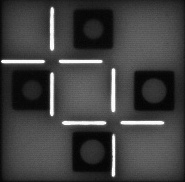
#> input picture data1/1.JPG, 185 x 182 px
$ python -i function.py   (imports and definitions only)
#> lines starting #> are read from the running program, lines starting #| are printed output that depends on the picture
#> further down, picture is the input picture: shape (182, 185, 3); min 2, max 255, mean 63.8
import cv2 as cv
import numpy as np
import random

def sobel_gra(image):
    im = image.copy()
    # 求X方向梯度
    sobelx = cv.Scharr(im, cv.CV_64F, 1, 0)
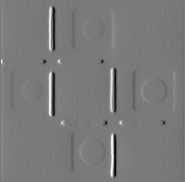
#> sobelx: shape (182, 185, 3) float64; min -3199, max 3472, mean 2.9; drawn with min black and max white
    gradx = cv.convertScaleAbs(sobelx)  # 由于算完的图像有正有负，所以对其取绝对值
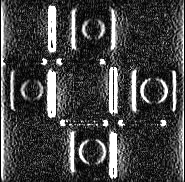
#> gradx: shape (182, 185, 3); min 0, max 255, mean 66.5
    # 求Y方向梯度
    sobely = cv.Scharr(im, cv.CV_64F, 0, 1)
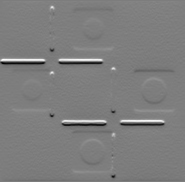
#> sobely: shape (182, 185, 3) float64; min -3211, max 3291, mean -0.4; drawn with min black and max white
    grady = cv.convertScaleAbs(sobely)
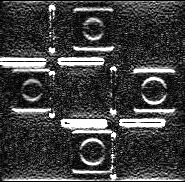
#> grady: shape (182, 185, 3); min 0, max 255, mean 65
    # 合并梯度(近似),计算两个图像的权值和，dst = src1*alpha + src2*beta + gamma
    gradxy = cv.addWeighted(gradx, 0.5, grady, 0.5, 0)
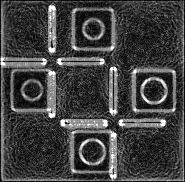
#> gradxy: shape (182, 185, 3); min 0, max 255, mean 65.8
    # show("sobel", gradxy)
    return gradxy


# [111 lines left out: functions lap_gra, enhance_lap, cross, fetch_backgroundnoise, coordinate, not called in this run]

>>> import cv2
>>> picture = cv2.imread('data1/1.JPG')
>>> result = sobel_gra(picture)
